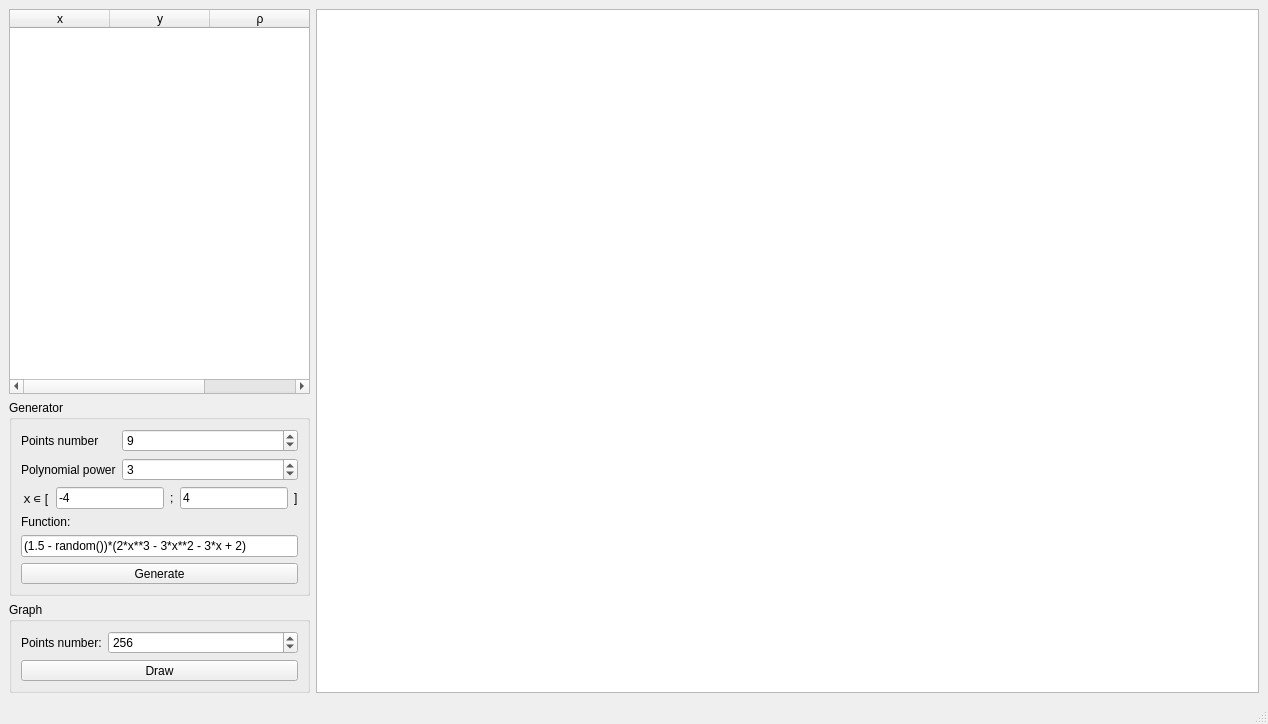
<?xml version="1.0" encoding="UTF-8"?>
<ui version="4.0">
 <class>MainWindow</class>
 <widget class="QMainWindow" name="MainWindow">
  <property name="geometry">
   <rect>
    <x>0</x>
    <y>0</y>
    <width>1268</width>
    <height>724</height>
   </rect>
  </property>
  <property name="windowTitle">
   <string>Lab 2</string>
  </property>
  <widget class="QWidget" name="centralwidget">
   <layout class="QHBoxLayout" name="horizontalLayout_2" stretch="0,1">
    <item>
     <layout class="QVBoxLayout" name="verticalLayout" stretch="0,0,0">
      <item>
       <widget class="QTableWidget" name="tblPoints">
        <column>
         <property name="text">
          <string>x</string>
         </property>
        </column>
        <column>
         <property name="text">
          <string>y</string>
         </property>
        </column>
        <column>
         <property name="text">
          <string>ρ</string>
         </property>
        </column>
       </widget>
      </item>
      <item>
       <widget class="QGroupBox" name="groupBox">
        <property name="title">
         <string>Generator</string>
        </property>
        <layout class="QFormLayout" name="formLayout">
         <property name="fieldGrowthPolicy">
          <enum>QFormLayout::AllNonFixedFieldsGrow</enum>
         </property>
         <item row="1" column="0">
          <widget class="QLabel" name="lblXCount">
           <property name="text">
            <string>Points number</string>
           </property>
          </widget>
         </item>
         <item row="3" column="0">
          <widget class="QLabel" name="lblXCount_3">
           <property name="text">
            <string>Polynomial power</string>
           </property>
          </widget>
         </item>
         <item row="3" column="1">
          <widget class="QSpinBox" name="spnPolynomialDegree">
           <property name="sizePolicy">
            <sizepolicy hsizetype="Expanding" vsizetype="Fixed">
             <horstretch>0</horstretch>
             <verstretch>0</verstretch>
            </sizepolicy>
           </property>
           <property name="minimum">
            <number>1</number>
           </property>
           <property name="value">
            <number>3</number>
           </property>
          </widget>
         </item>
         <item row="4" column="0" colspan="2">
          <layout class="QHBoxLayout" name="horizontalLayout">
           <item>
            <widget class="QLabel" name="lblXRangeStart">
             <property name="text">
              <string>ｘ∊ [</string>
             </property>
            </widget>
           </item>
           <item>
            <widget class="QLineEdit" name="edtXRangeStart">
             <property name="maximumSize">
              <size>
               <width>128</width>
               <height>16777215</height>
              </size>
             </property>
             <property name="text">
              <string>-4</string>
             </property>
            </widget>
           </item>
           <item>
            <widget class="QLabel" name="lblXRangeSeparator">
             <property name="text">
              <string>;</string>
             </property>
            </widget>
           </item>
           <item>
            <widget class="QLineEdit" name="edtXRangeFinish">
             <property name="maximumSize">
              <size>
               <width>128</width>
               <height>16777215</height>
              </size>
             </property>
             <property name="text">
              <string>4</string>
             </property>
            </widget>
           </item>
           <item>
            <widget class="QLabel" name="lblXRangeFinish">
             <property name="text">
              <string>]</string>
             </property>
            </widget>
           </item>
          </layout>
         </item>
         <item row="7" column="0" colspan="2">
          <widget class="QToolButton" name="btnGeneratePoints">
           <property name="sizePolicy">
            <sizepolicy hsizetype="Expanding" vsizetype="Fixed">
             <horstretch>0</horstretch>
             <verstretch>0</verstretch>
            </sizepolicy>
           </property>
           <property name="text">
            <string>Generate</string>
           </property>
          </widget>
         </item>
         <item row="1" column="1">
          <widget class="QSpinBox" name="spnPointCount">
           <property name="sizePolicy">
            <sizepolicy hsizetype="Expanding" vsizetype="Fixed">
             <horstretch>0</horstretch>
             <verstretch>0</verstretch>
            </sizepolicy>
           </property>
           <property name="minimum">
            <number>2</number>
           </property>
           <property name="maximum">
            <number>999999999</number>
           </property>
           <property name="value">
            <number>9</number>
           </property>
          </widget>
         </item>
         <item row="5" column="0">
          <widget class="QLabel" name="lblPointCount">
           <property name="text">
            <string>Function:</string>
           </property>
          </widget>
         </item>
         <item row="6" column="0" colspan="2">
          <widget class="QLineEdit" name="edtFunction">
           <property name="text">
            <string>(1.5 - random())*(2*x**3 - 3*x**2 - 3*x + 2)</string>
           </property>
          </widget>
         </item>
        </layout>
       </widget>
      </item>
      <item>
       <widget class="QGroupBox" name="groupBox_2">
        <property name="title">
         <string>Graph</string>
        </property>
        <layout class="QFormLayout" name="formLayout_3">
         <property name="fieldGrowthPolicy">
          <enum>QFormLayout::AllNonFixedFieldsGrow</enum>
         </property>
         <item row="0" column="0">
          <widget class="QLabel" name="lblXCount_2">
           <property name="text">
            <string>Points number:</string>
           </property>
          </widget>
         </item>
         <item row="0" column="1">
          <widget class="QSpinBox" name="spnPlotPointCount">
           <property name="sizePolicy">
            <sizepolicy hsizetype="Expanding" vsizetype="Fixed">
             <horstretch>0</horstretch>
             <verstretch>0</verstretch>
            </sizepolicy>
           </property>
           <property name="minimum">
            <number>2</number>
           </property>
           <property name="maximum">
            <number>999999999</number>
           </property>
           <property name="value">
            <number>256</number>
           </property>
          </widget>
         </item>
         <item row="1" column="0" colspan="2">
          <widget class="QToolButton" name="btnPlot">
           <property name="sizePolicy">
            <sizepolicy hsizetype="Expanding" vsizetype="Fixed">
             <horstretch>0</horstretch>
             <verstretch>0</verstretch>
            </sizepolicy>
           </property>
           <property name="text">
            <string>Draw</string>
           </property>
          </widget>
         </item>
        </layout>
       </widget>
      </item>
     </layout>
    </item>
    <item>
     <widget class="QGraphicsView" name="plotView">
      <property name="autoFillBackground">
       <bool>true</bool>
      </property>
      <property name="dragMode">
       <enum>QGraphicsView::ScrollHandDrag</enum>
      </property>
      <property name="resizeAnchor">
       <enum>QGraphicsView::AnchorUnderMouse</enum>
      </property>
      <property name="viewportUpdateMode">
       <enum>QGraphicsView::MinimalViewportUpdate</enum>
      </property>
     </widget>
    </item>
   </layout>
  </widget>
  <widget class="QStatusBar" name="statusbar"/>
  <action name="actGeneratePoints">
   <property name="text">
    <string>Generate points</string>
   </property>
   <property name="shortcut">
    <string>F2</string>
   </property>
  </action>
  <action name="actPlot">
   <property name="text">
    <string>Draw</string>
   </property>
   <property name="shortcut">
    <string>F3</string>
   </property>
  </action>
 </widget>
 <resources/>
 <connections/>
</ui>
